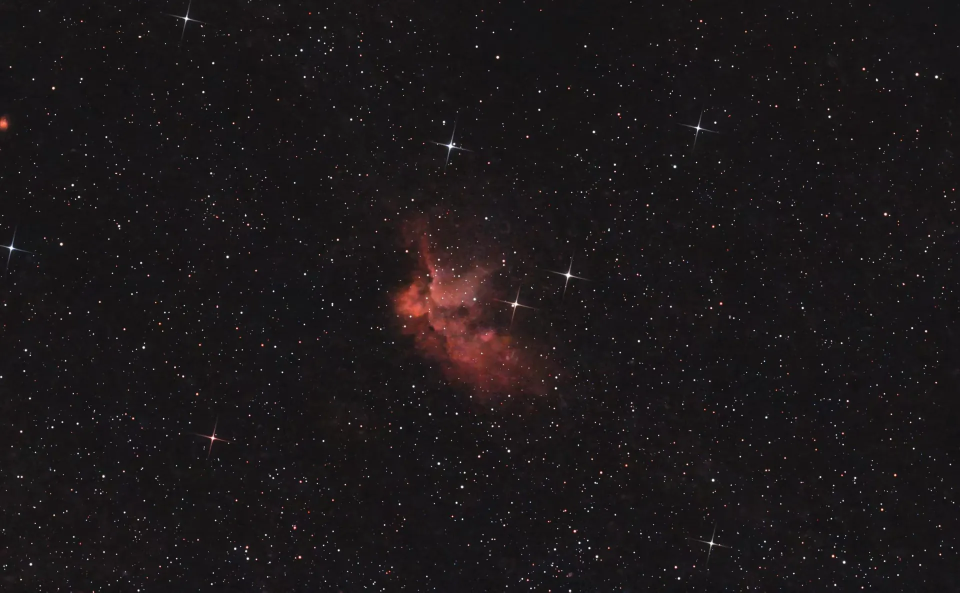
#> input picture src/assets/bg/market-nebula.webp, 1920 x 1185 px (shown at 1/2 size)
$ python colorfeat.py ../../src/assets/bg/market-nebula.webp
#> lines starting #> are read from the running program, lines starting #| are printed output that depends on the picture; after the words box and inside, x2 and y2 are one past the last pixel; in counts of white or black regions, pixels touching at a corner belong together
"""色彩/影调特征（24 维）——风格分类的关键特征。

为什么单独写这个文件：
    "蓝调 / ins 风 / 日系清透 / 胶片"本质上是调色 + 影调 + 构图偏好，
    只用 CLIP 语义向量去分，4 类以上准确率大概 65~75%，会卡在这个天花板。
    把这 24 个可解释的数值拼进风格头，同等样本量下通常能再涨 10~20 个点。

依赖只有 Pillow + NumPy，不需要 GPU、不需要模型权重，先跑这个也能出东西：
    python -m pipeline.colorfeat some.jpg

特征含义见 FEATURE_NAMES，训练报告里会按名字打印，方便跟摄影师对齐口径。
"""

from __future__ import annotations

import math
from typing import Union

import numpy as np
from PIL import Image, ImageOps

FEATURE_NAMES = [
    "L_mean",        # 明度均值：整体亮不亮
    "a_mean",        # 绿-红轴：偏绿还是偏品红
    "b_mean",        # 蓝-黄轴：负=偏蓝（蓝调的直接证据），正=偏黄
    "L_std",         # 明度标准差：全局对比强弱
    "a_std",
    "b_std",
    "L_p05",         # 暗部抬升：ins 风/胶片黑位不上死黑，这个值明显偏高
    "L_p95",         # 高光：日系/清透常常高光溢出
    "L_range",       # 影调范围 = p95 - p05
    "S_mean",        # 饱和度均值
    "S_p90",         # 高饱和像素占比 → 赛博/糖果色
    "V_mean",
    "V_p10",
    "clip_hi",       # 高光裁切率（V>=0.99）
    "clip_lo",       # 阴影裁切率（V<=0.01）
    "warmth",        # 整体冷暖 = mean(R-B)
    "warmth_shadow", # 暗部冷暖（蓝调在暗部更明显）
    "warmth_high",   # 高光冷暖（暖白平衡 + 冷暗部 = 电影感调色）
    "colorfulness",  # Hasler-Süsstrunk 色彩丰富度
    "hue_circvar",   # 色相集中度：单色调风格值低，多彩场景值高
    "hue_dominant",  # 主色相占比（12 bin 直方图最大值）
    "skin_ratio",    # 肤色占比 → 粗判"是不是人像"
    "L_entropy",     # 明度直方图熵
    "shadow_ratio",  # 深阴影占比（L<0.22）
]

# YCbCr 常用肤色阈值
_SKIN = (77.0, 127.0, 133.0, 173.0)


def open_rgb(path_or_img: Union[str, Image.Image]) -> Image.Image:
    """统一入口。处理两件 Windows/手机照片上必踩的事：

    1. 中文路径 —— 不用 cv2.imread（它会静默返回 None），走 PIL。
    2. EXIF 方向 —— 手机竖拍的图必须 exif_transpose，否则特征和肉眼看到的不是同一张。
    """
#> called with path_or_img = '../../src/assets/bg/market-nebula.webp'
    img = path_or_img if isinstance(path_or_img, Image.Image) else Image.open(path_or_img)
#> img is the input picture: PIL image 1920x1185 RGB; mean R, G, B 28.5, 24.1, 25.6
    img = ImageOps.exif_transpose(img)
    if img.mode != "RGB":
        img = img.convert("RGB")
    return img


def resize_long(img: Image.Image, size: int = 384) -> Image.Image:
    """按长边缩到 size，只缩不放。384 兼顾速度和统计稳定性。"""
#> called with size = 384
    w, h = img.size
#> w = 1920; h = 1185
    scale = size / max(w, h)
#> scale = 0.2
    if scale >= 1.0:
        return img
    return img.resize((max(1, round(w * scale)), max(1, round(h * scale))), Image.BILINEAR)


def color_features(path_or_img: Union[str, Image.Image]) -> np.ndarray:
    """返回 (24,) float32。全部数值大致落在 [-1, 1] 或 [0, 1]，无需再归一化。"""
    img = resize_long(open_rgb(path_or_img))

    rgb = np.asarray(img, dtype=np.float32) / 255.0
    r, g, b = rgb[..., 0], rgb[..., 1], rgb[..., 2]

    # PIL 的 LAB 是 8bit：L 0-255，a/b 以 128 为中心偏移
    lab = np.asarray(img.convert("LAB"), dtype=np.float32) / 255.0
    L = lab[..., 0]
    A = lab[..., 1] - 0.5
    B = lab[..., 2] - 0.5

    hsv = np.asarray(img.convert("HSV"), dtype=np.float32) / 255.0
    H, S, V = hsv[..., 0], hsv[..., 1], hsv[..., 2]
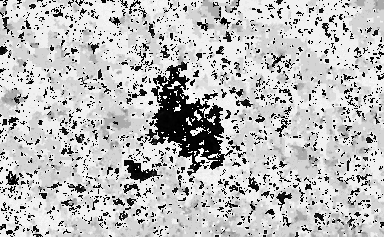
#> H: shape (237, 384) float32; min 0, max 0.996, mean 0.745
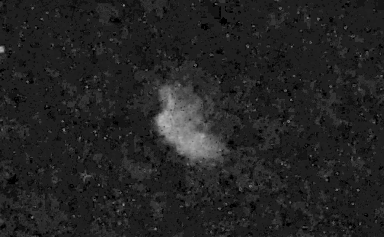
#> S: shape (237, 384) float32; min 0, max 0.725, mean 0.138

    L_flat, V_flat, S_flat = L.ravel(), V.ravel(), S.ravel()

    # 影调
    L_p05, L_p95 = np.percentile(L_flat, [5, 95])
#> L_p05 = 0.0667; L_p95 = 0.153

    # Hasler & Süsstrunk colorfulness
    rg = r - g
    yb = 0.5 * (r + g) - b
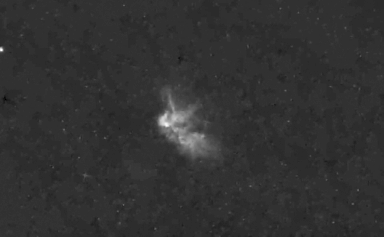
#> yb: shape (237, 384) float32; min -0.0804, max 0.341, mean 0.0026; drawn with min black and max white
    colorfulness = math.sqrt(float(rg.std()) ** 2 + float(yb.std()) ** 2) \
        + 0.3 * math.sqrt(float(rg.mean()) ** 2 + float(yb.mean()) ** 2)
#> colorfulness = 0.0422

    # 色相集中度：按饱和度加权的圆形方差
    ang = H.ravel() * 2.0 * math.pi
    wsum = S_flat.sum() + 1e-8
#> wsum = 12553.9
    vec = np.abs((S_flat * np.exp(1j * ang)).sum() / wsum)
#> vec = 0.871
    hue_circvar = 1.0 - float(vec)
#> hue_circvar = 0.129

    # 主色相 12 bin 占比
    hbins = np.bincount((H.ravel() * 12).astype(np.int32) % 12, weights=S_flat, minlength=12)
#> hbins = [2520.9, 45.7, 5.38, 0.51, 7.03, 9.4, 24.75, 35.4, 406.9, 2723.2, 1792, 4982.7]
    hue_dominant = float(hbins.max() / (hbins.sum() + 1e-8))
#> hue_dominant = 0.397

    # 肤色占比
    ycbcr = np.asarray(img.convert("YCbCr"), dtype=np.float32)
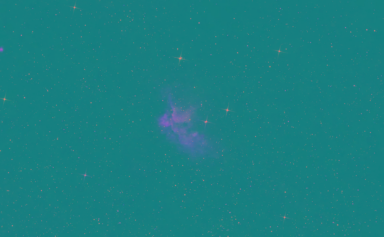
#> ycbcr: shape (237, 384, 3) float32; mean R, G, B 25.2, 127.8, 129.7
    Cb, Cr = ycbcr[..., 1], ycbcr[..., 2]
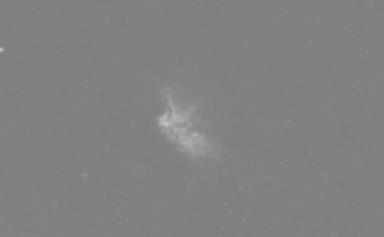
#> Cr: shape (237, 384) float32; min 124, max 192, mean 129.7
    lo_cb, hi_cb, lo_cr, hi_cr = _SKIN
    skin_ratio = float((((Cb > lo_cb) & (Cb < hi_cb)) & ((Cr > lo_cr) & (Cr < hi_cr))).mean())
#> skin_ratio = 0.0356

    # 明度直方图熵
    hist, _ = np.histogram(L_flat, bins=32, range=(0.0, 1.0))
#> hist = 32 values, max 74703 at index 2, min 0 at index 0, mean 2844
    p = hist / (hist.sum() + 1e-8)
#> p = 32 values, max 0.821 at index 2, min 0 at index 0, mean 0.0312
    p = p[p > 0]
#> p = 27 values, max 0.821 at index 1, min 1.1e-05 at index 21, mean 0.037
    L_entropy = float(-(p * np.log2(p)).sum() / 5.0)  # 除以 log2(32) 归一化到 [0,1]
#> L_entropy = 0.218

    warmth = float(rgb[..., 0].mean() - rgb[..., 2].mean())
#> warmth = 0.0113
    shadow = L < 0.25
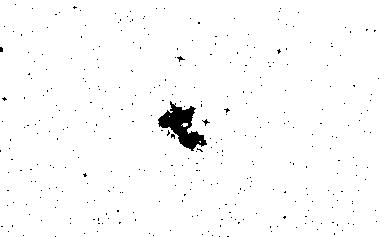
#> shadow: shape (237, 384) bool; 98.2% white; 344 black regions (343 under 20 px), largest, box (x1, y1, x2, y2) and area: (158, 101, 207, 151) 1034
    high = L > 0.75
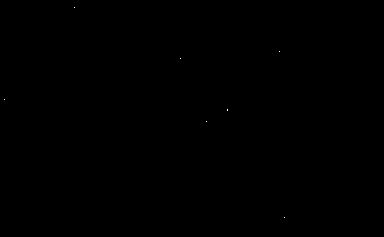
#> high: shape (237, 384) bool; 0.01% white in thin lines or dots, all inside (x1, y1, x2, y2) = (4, 7, 285, 218)
    rb = r - b
    warmth_shadow = float(rb[shadow].mean()) if shadow.any() else 0.0
#> warmth_shadow = 0.00803
    warmth_high = float(rb[high].mean()) if high.any() else 0.0
#> warmth_high = 0.00245

    feats = np.array([
        float(L.mean()), float(A.mean()), float(B.mean()),
        float(L.std()), float(A.std()), float(B.std()),
        float(L_p05), float(L_p95), float(L_p95 - L_p05),
        float(S.mean()), float(np.percentile(S_flat, 90)), float(V.mean()), float(np.percentile(V_flat, 10)),
        float((V_flat >= 0.99).mean()), float((V_flat <= 0.01).mean()),
        warmth, warmth_shadow, warmth_high,
        colorfulness, hue_circvar, hue_dominant, skin_ratio, L_entropy,
        float((L_flat < 0.22).mean()),
    ], dtype=np.float32)
#> feats = 24 values, max 0.977 at index 23, min -0.487 at index 1, mean 0.116

    assert feats.shape == (24,), feats.shape
    return feats


def batch(paths, size: int = 384) -> np.ndarray:
    """批量提取，返回 (N, 24)。单张失败不中断整批，用零向量占位并在第二列返回索引。"""
    out = np.zeros((len(paths), 24), dtype=np.float32)
    for i, p in enumerate(paths):
        try:
            out[i] = color_features(p)
        except Exception as exc:  # 损坏文件、非图片、权限
            print(f"[warn] {p}: {exc}")
    return out


if __name__ == "__main__":
    import argparse

    ap = argparse.ArgumentParser(description="提取 24 维色彩/影调特征")
    ap.add_argument("paths", nargs="+", help="图片路径，可传多个")
    args = ap.parse_args()
    for path in args.paths:
        f = color_features(path)
#> f has the same summary as feats in color_features
        print(f"\n{path}")
        for name, val in zip(FEATURE_NAMES, f):
            print(f"  {name:14s} {val:+.4f}")
#> this loop made 24 passes
#> (name, val) on passes 1 to 12: ('L_mean', 0.0891), ('a_mean', -0.487), ('b_mean', -0.0848), ('L_std', 0.044), ('a_std', 0.0637), ('b_std', 0.491), ('L_p05', 0.0667), ('L_p95', 0.153), ('L_range', 0.0863), ('S_mean', 0.138), ('S_p90', 0.2), ('V_mean', 0.112)
#|   L_mean         +0.0891
#|   a_mean         -0.4869
#|   b_mean         -0.0848
#|   L_std          +0.0440
#|   a_std          +0.0637
#|   b_std          +0.4905
#|   L_p05          +0.0667
#|   L_p95          +0.1529
#> (further printed lines are left out)
